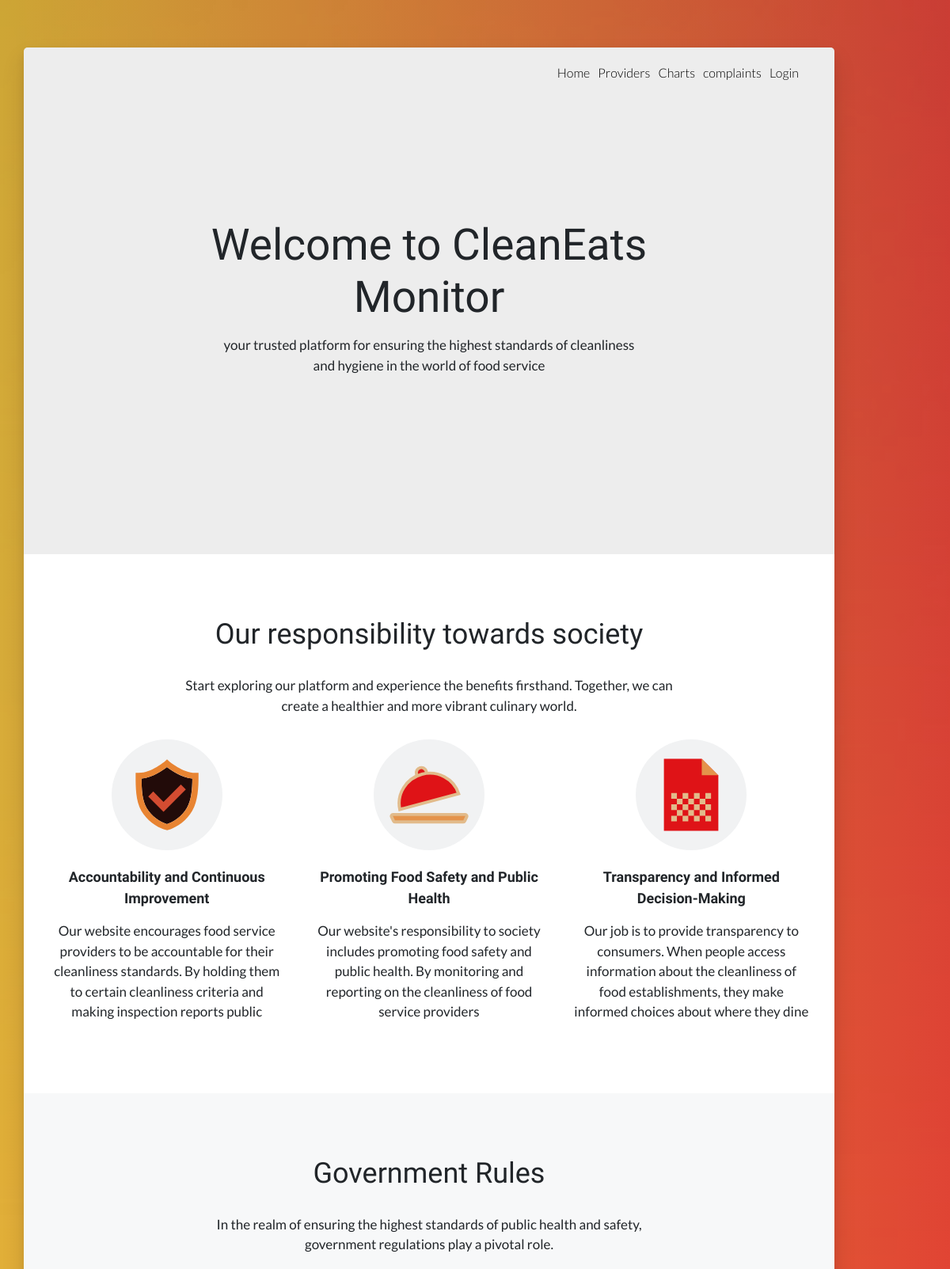
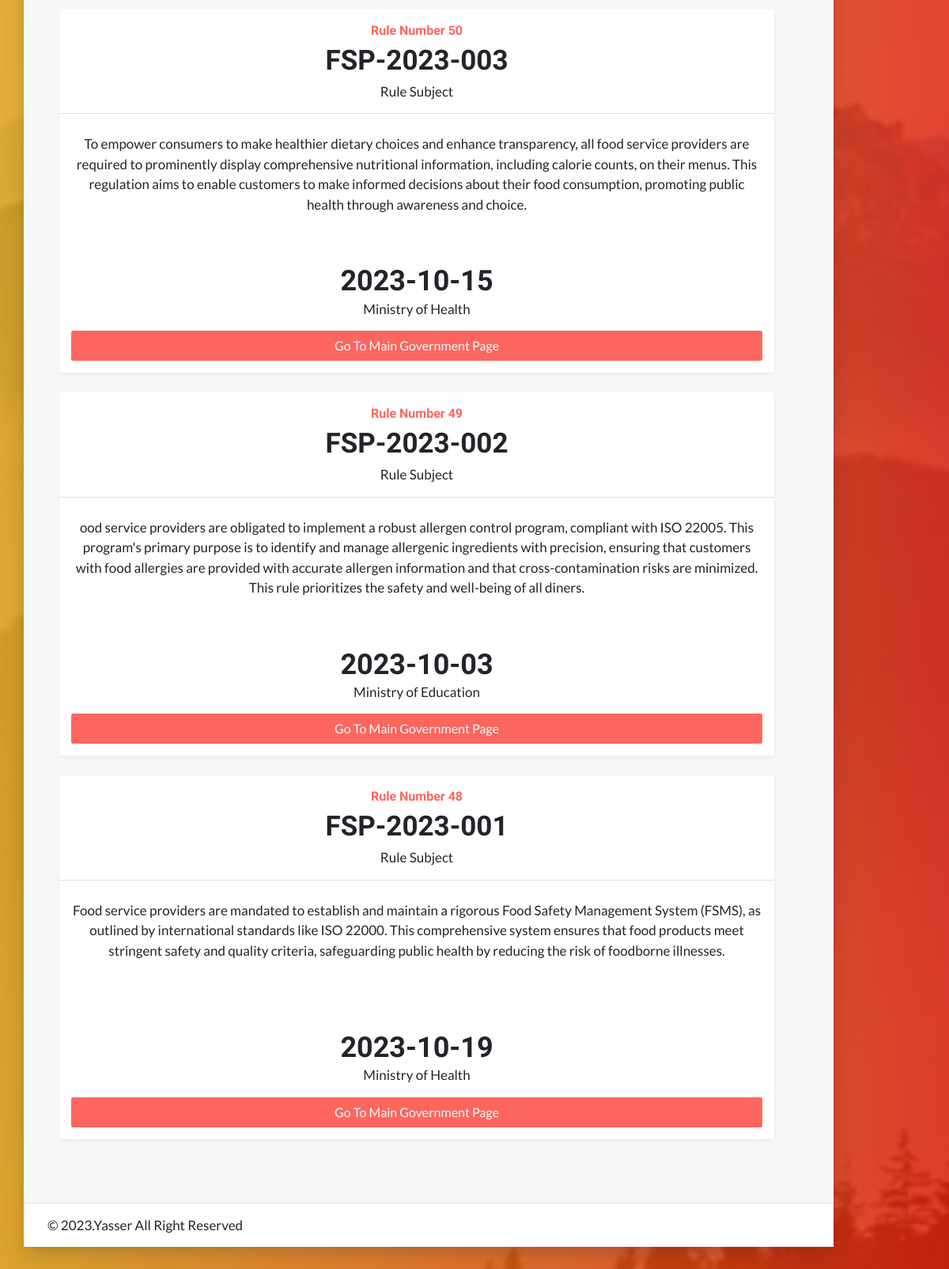
The page / on the database its author committed (2 pictures, top to bottom).
### tables this page shows
CREATE TABLE `rules` (
  `rule_id` int(11) NOT NULL,
  `rule_name` varchar(50) NOT NULL,
  `rule_content` text NOT NULL,
  `rule_date` date NOT NULL,
  `rule_resourse` varchar(50) NOT NULL
);

### index.php (called while the page is built)
<?php
require_once("header.php");
require_once("landing_page.php");
require_once("rules.php");
require_once("footer.php");

### rules.php (the view, shortened to what this page needs)
<section id="gtco-pricing" class="bg-grey">
    <div class="container">
        <div class="section-content">
            <div class="title-wrap">
                <h2 class="section-title">Government Rules</h2>
                <p class="section-sub-title">In the realm of ensuring the highest standards of public health and safety,<br> government regulations play a pivotal role. </p>
            </div>
            <?php
            require_once("config.php");
            $sql = "select * from rules order by rule_id desc";
            $result = mysqli_query($conn, $sql);
            while ($row = mysqli_fetch_assoc($result)) {
                $rule_id = $row['rule_id'];
                $rule_name = $row['rule_name'];
                $rule_content = $row['rule_content'];
                $rule_date = $row['rule_date'];
                $rule_resourse = $row['rule_resourse'];
                echo "
                    <div style='margin-top: 25px;' class='card-deck mb-12 text-center col-md-12'>
                         <div class='price-box card mb-12 box-shadow'>
                           <div class='card-header p-4'>
                            <h6 class='mb-0 text-red font-weight-bold'>Rule Number $rule_id</h6>
                              <h2 class='display-4 p-2 mb-0 font-weight-bold'>$rule_name
                              </h2>
                             <p class='mb-0'>Rule Subject</p>
                      </div>
                                     <div class='card-body p-4'>
                       <ul class='price-box-list list-unstyled mt-3 mb-4'>
                           <p>$rule_content</p>
                     </ul>
                        <h2 class='card-title pricing-card-title mb-0 font-weight-bold'>$rule_date</h2>
                      <p>$rule_resourse</p>
                  <a href='#' class='btn btn-block btn-secondary btn-red mt-4'>Go To Main Government Page</a>
                </div>
                 </div>
                </div>
                    ";
            }
            ?>
        </div>
    </div>

### css/style.css (style rules this page uses)
html { font-size: 62.5%; overflow-x: hidden; }
body { background-image: url(../img/bg.jpg); background-size: cover; background-repeat: no-repeat; background-attachment: fixed; position: relative; font-family: 'Lato', sans-serif; font-weight: 300; font-size: 1.6rem; }
body:after { position: absolute; content: ""; left: 0; top: 0; width: 100%; height: 100%; position: fixed; opacity: .8; z-index: -1; background: #f12711; background: -webkit-linear-gradient(to right, #f5af19, #f12711); background: linear-gradient(to right, #f5af19, #f12711); }
@media (min-width: 1200px) { .boxed-page .container { max-width: 1080px; padding-left: 30px; padding-right: 30px; } }
h2 { font-size: 3.6rem; }
h6 { font-size: 1.6rem; }
h1, h2, h3 { font-weight: 300; line-height: 1.2em; }
h4, h5, h6 { line-height: 1.5em; font-weight: 400; }
h1, h2, h3, h4, h5, h6, .h1, .h2, .h3, .h4, .h5, .h6 { font-family: 'Work Sans', sans-serif; margin-top: 0; }
p { font-size: 1.7rem; font-weight: 400; line-height: 1.5em; }
.section-title, .section-sub-title { margin-bottom: 30px; }
.btn { font-size: 1.6rem; padding: .7rem 1rem; }
.section-content { padding-top: 80px; padding-bottom: 80px; }
.title-wrap, .section-title { text-align: center; }
.bg-grey { background-color: #f7f8f9; }
.text-red { color: #FC665F; }
a { color: #f15e75; }
.btn-secondary, .btn-secondary:hover, .btn-secondary:focus { color: #333; text-shadow: none; background-color: #fff; border: .05rem solid #fff; }
.btn-red { background-color: #FC665F !important; color: #fff !important; border: none !important; }
.box-shadow { box-shadow: 0 0.25rem 0.75rem rgba(0, 0, 0, 0.05); }
.price-box { border: none; }
.price-box .card-header { background-color: transparent; }
.price-box .price-box-list { min-height: 150px; }

### rows shown on the page
rules: rule_id "50", rule_name "FSP-2023-003", rule_content "To empower consumers to make healthier dietary choices and enhance transparency, all food service providers are required to prominently display comprehensive nutritional information, including calorie counts, on their menus. This regulation aims to enable customers to make informed decisions about their food consumption, promoting public health through awareness and choice.", rule_date "2023-10-15", rule_resourse "Ministry of Health"
rules: rule_id "49", rule_name "FSP-2023-002", rule_content "ood service providers are obligated to implement a robust allergen control program, compliant with ISO 22005. This program's primary purpose is to identify and manage allergenic ingredients with precision, ensuring that customers with food allergies are provided with accurate allergen information and that cross-contamination risks are minimized. This rule prioritizes the safety and well-being of all diners.", rule_date "2023-10-03", rule_resourse "Ministry of Education"
rules: rule_id "48", rule_name "FSP-2023-001", rule_content "Food service providers are mandated to establish and maintain a rigorous Food Safety Management System (FSMS), as outlined by international standards like ISO 22000. This comprehensive system ensures that food products meet stringent safety and quality criteria, safeguarding public health by reducing the risk of foodborne illnesses.", rule_date "2023-10-19", rule_resourse "Ministry of Health"
